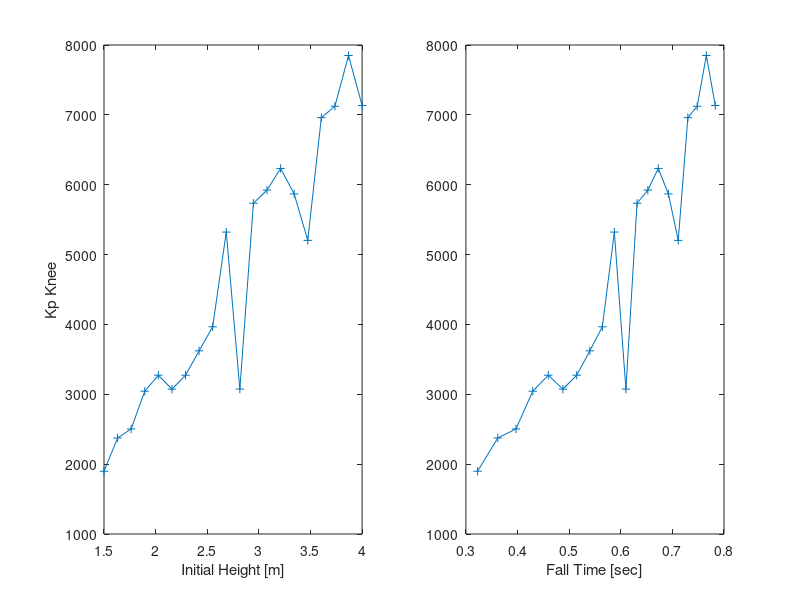
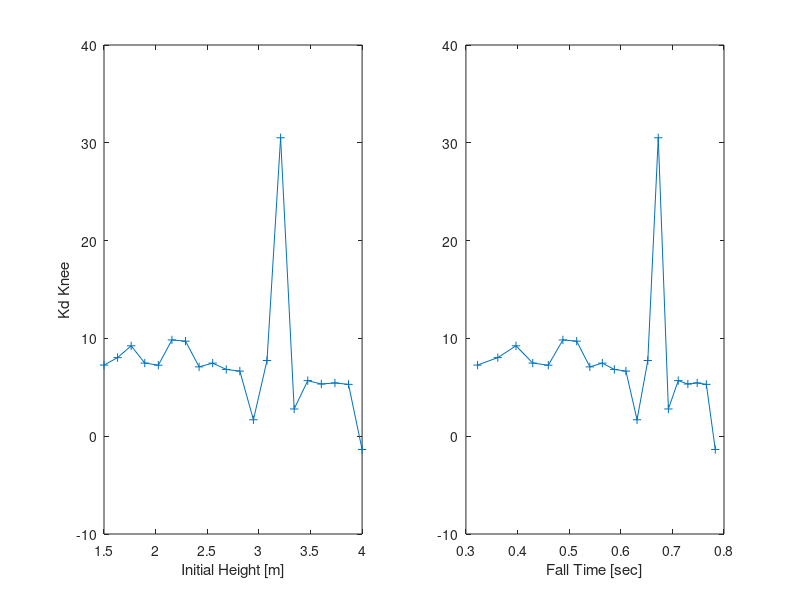
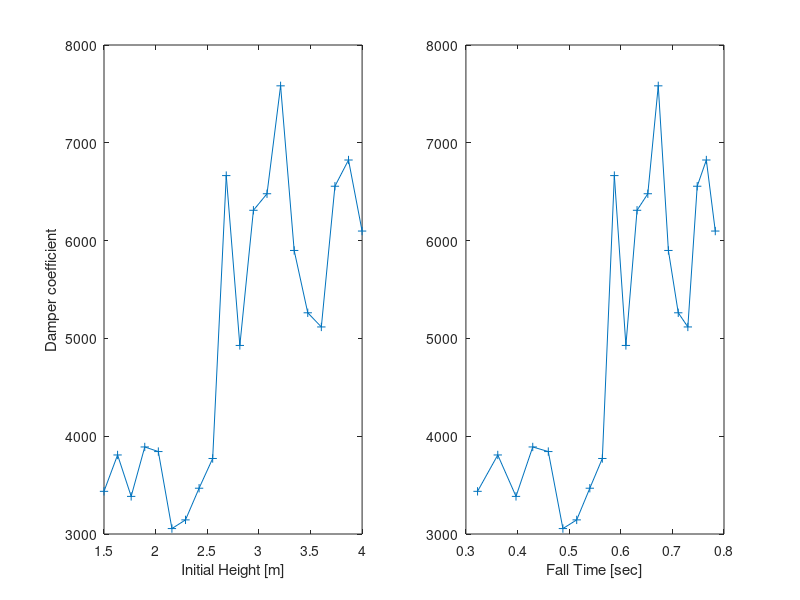

Write the MATLAB code that produced these figures, in order.

% Clear workspace
clear all; close all; clc;

% Load data
load('FullOptV1.mat');
load('FallTimeRel.mat');

% Plots
figure
subplot(1,2,1)
plot(H0Vec,aVecOpt(1,:),'+-');
xlabel('Initial Height [m]')
ylabel('Kp Knee')

subplot(1,2,2)
plot(TfVec,aVecOpt(1,:),'+-');
xlabel('Fall Time [sec]')

figure
subplot(1,2,1)
plot(H0Vec,aVecOpt(2,:),'+-');
xlabel('Initial Height [m]')
ylabel('Kd Knee')

subplot(1,2,2)
plot(TfVec,aVecOpt(2,:),'+-');
xlabel('Fall Time [sec]')

figure
subplot(1,2,1)
plot(H0Vec,aVecOpt(3,:),'+-');
xlabel('Initial Height [m]')
ylabel('Damper coefficient')

subplot(1,2,2)
plot(TfVec,aVecOpt(3,:),'+-');
xlabel('Fall Time [sec]')





